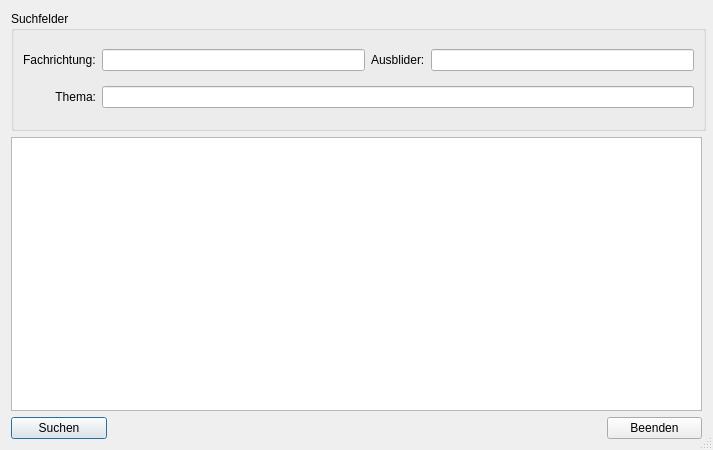
<?xml version="1.0" encoding="UTF-8"?>
<ui version="4.0">
 <class>LAP_Themenkatalog_Suche</class>
 <widget class="QDialog" name="LAP_Themenkatalog_Suche">
  <property name="geometry">
   <rect>
    <x>0</x>
    <y>0</y>
    <width>713</width>
    <height>450</height>
   </rect>
  </property>
  <property name="minimumSize">
   <size>
    <width>713</width>
    <height>450</height>
   </size>
  </property>
  <property name="windowTitle">
   <string>Suche</string>
  </property>
  <property name="sizeGripEnabled">
   <bool>true</bool>
  </property>
  <layout class="QGridLayout" name="gridLayout_2">
   <item row="0" column="0">
    <widget class="QGroupBox" name="gB_Suchfelder">
     <property name="sizePolicy">
      <sizepolicy hsizetype="Fixed" vsizetype="Fixed">
       <horstretch>0</horstretch>
       <verstretch>0</verstretch>
      </sizepolicy>
     </property>
     <property name="minimumSize">
      <size>
       <width>695</width>
       <height>120</height>
      </size>
     </property>
     <property name="title">
      <string>Suchfelder</string>
     </property>
     <layout class="QGridLayout" name="gridLayout">
      <item row="0" column="2">
       <widget class="QLabel" name="lbl_Ausbilder">
        <property name="text">
         <string>Ausblider:</string>
        </property>
       </widget>
      </item>
      <item row="0" column="0">
       <widget class="QLabel" name="lbl_Fachrichtung">
        <property name="text">
         <string>Fachrichtung:</string>
        </property>
       </widget>
      </item>
      <item row="0" column="1">
       <widget class="QLineEdit" name="le_Fachrichtung"/>
      </item>
      <item row="1" column="0">
       <widget class="QLabel" name="lbl_Thema">
        <property name="text">
         <string>Thema:</string>
        </property>
        <property name="alignment">
         <set>Qt::AlignRight|Qt::AlignTrailing|Qt::AlignVCenter</set>
        </property>
       </widget>
      </item>
      <item row="0" column="3">
       <widget class="QLineEdit" name="le_Ausbilder"/>
      </item>
      <item row="1" column="1" colspan="3">
       <widget class="QLineEdit" name="le_Thema"/>
      </item>
     </layout>
    </widget>
   </item>
   <item row="1" column="0">
    <widget class="QTableWidget" name="tW_LAP_Themenkatalog_DB">
     <property name="maximumSize">
      <size>
       <width>16777215</width>
       <height>16777215</height>
      </size>
     </property>
    </widget>
   </item>
   <item row="2" column="0">
    <layout class="QHBoxLayout" name="horizontalLayout">
     <property name="spacing">
      <number>500</number>
     </property>
     <item>
      <widget class="QPushButton" name="pB_Suchen">
       <property name="maximumSize">
        <size>
         <width>100</width>
         <height>16777215</height>
        </size>
       </property>
       <property name="text">
        <string>Suchen</string>
       </property>
       <property name="icon">
        <iconset>
         <normaloff>../../_Symbole/UsedSymbols/searchmagnifierinterfacesymbol1_79893.ico</normaloff>../../_Symbole/UsedSymbols/searchmagnifierinterfacesymbol1_79893.ico</iconset>
       </property>
      </widget>
     </item>
     <item>
      <widget class="QPushButton" name="pB_Beenden">
       <property name="maximumSize">
        <size>
         <width>100</width>
         <height>16777215</height>
        </size>
       </property>
       <property name="text">
        <string>Beenden</string>
       </property>
       <property name="icon">
        <iconset>
         <normaloff>../../_Symbole/UsedSymbols/log-out_icon-icons.com_50106.ico</normaloff>../../_Symbole/UsedSymbols/log-out_icon-icons.com_50106.ico</iconset>
       </property>
      </widget>
     </item>
    </layout>
   </item>
  </layout>
 </widget>
 <resources/>
 <connections/>
</ui>
